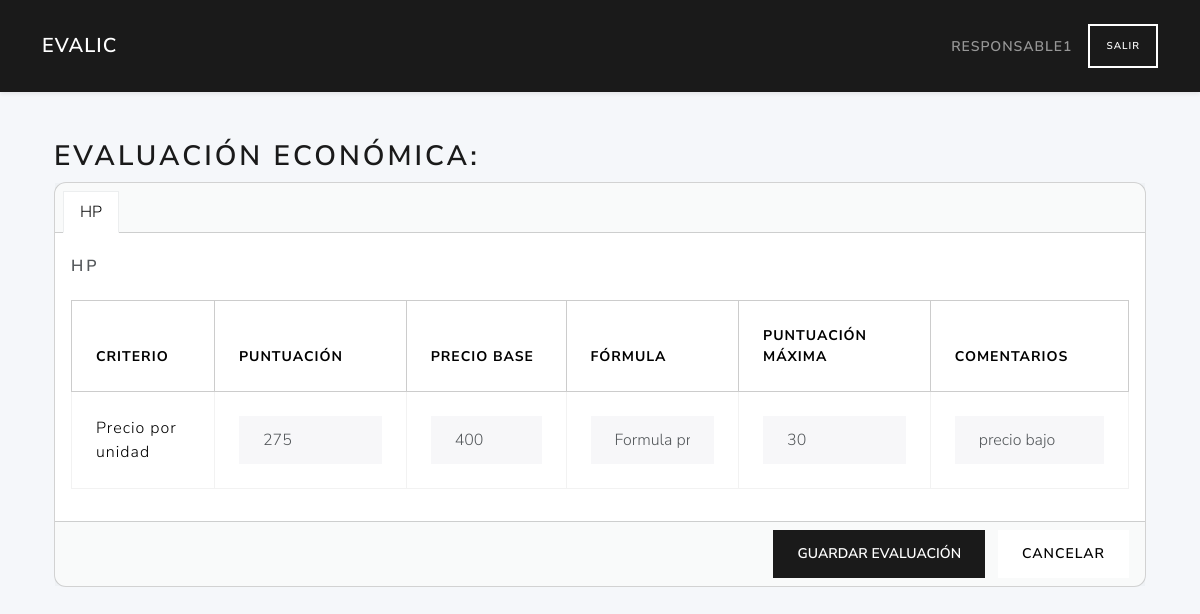
Before: /licitaciones/3/evaluar_sobre3 (signed in) with the older database file.
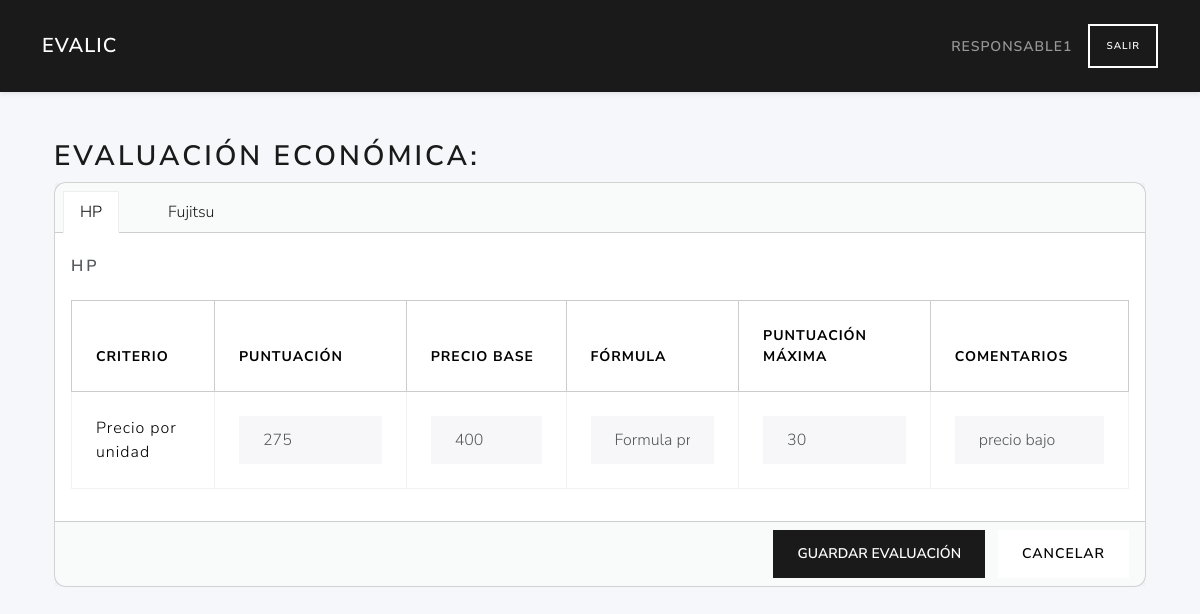
After: the same page with the newer database file.
### tables this page shows
CREATE TABLE ofertas (
        fechapresentacion TEXT NOT NULL,
        admitidasobre1 INTEGER,             
        licitacion_id INTEGER NOT NULL,
        licitante_id INTEGER NOT NULL,
        PRIMARY KEY (licitacion_id,licitante_id)                                       
        FOREIGN KEY (licitacion_id) REFERENCES licitaciones(id)
        FOREIGN KEY (licitante_id) REFERENCES licitantes(id)                                                           
    );

CREATE TABLE licitantes (
        id  INTEGER PRIMARY KEY AUTOINCREMENT,
        nombreempresa TEXT NOT NULL,
        cif text NOT NULL,
        direccion text,
        ciudad text,
        provincia text,
        telefono text,
        email text                                                                                                                            
    );

CREATE TABLE criterios (
        id  INTEGER PRIMARY KEY AUTOINCREMENT,
        NombreCriterio TEXT NOT NULL,
        descripcion TEXT,
        peso INTEGER,
        PrecioBase INTEGER,
        PuntuacionMaxima INTEGER,                          
        tipocriterio_id INTEGER NOT NULL,
        licitacion_id INTEGER NOT NULL,
        formula_id INTEGER,                          
        FOREIGN KEY (tipocriterio_id) REFERENCES tipo_criterios(id)
        FOREIGN KEY (licitacion_id) REFERENCES licitaciones(id)
        FOREIGN KEY (formula_id) REFERENCES formulas(id)                                                             
    );

CREATE TABLE evaluaciones (
        puntuacion INTEGER,                         
        comentarios TEXT,
        fechaevaluacion TEXT ,
        licitacion_id INTEGER NOT NULL,             
        usuario_id INTEGER NOT NULL,
        licitante_id INTEGER NOT NULL,
        criterio_id INTEGER,             
        PRIMARY KEY (licitacion_id, usuario_id, licitante_id, criterio_id)
        FOREIGN KEY (licitacion_id) REFERENCES licitaciones(id)                                       
        FOREIGN KEY (usuario_id) REFERENCES users(id)
        FOREIGN KEY (licitante_id) REFERENCES licitantes(id)
        FOREIGN KEY (criterio_id) REFERENCES criterio(id)                                                                          
    );

CREATE TABLE formulas (
        id INTEGER PRIMARY KEY AUTOINCREMENT,
        NombreFormula NOT NULL UNIQUE                                                              
    );

### routes/licitaciones_routes.py (the view, shortened to what this page needs)
@licitaciones_bp.route('/<int:licitacion_id>/evaluar_sobre3', methods=('GET', 'POST'))
def evaluar_sobre3(licitacion_id):
    if 'user_id' not in session or session.get('role_id') != 2:
        return redirect(url_for('auth.login'))
    usuario_id = session['user_id']
    db = get_db(current_app)
    formulas_list = get_formulas(current_app)
    formulas_map = { f['id']: f['NombreFormula'] for f in formulas_list }
    lic = get_licitacion_logic(db, licitacion_id)
    raw_ofertas = list_ofertas_admitidas_logic(current_app, licitacion_id)
    criterios = listar_economicos(current_app, licitacion_id)
    evaluaciones = obtener_evaluaciones(current_app, licitacion_id, usuario_id)
    eval_map = {
        (e['licitante_id'], e['criterio_id']): e
        for e in evaluaciones
    }
    ofertas = []
    for of in raw_ofertas:
        oferta_dict = dict(of)  # convierte Row a dict
        lista_criterios = []
        for c in criterios:
            key = (of['licitante_id'], c['id'])
            e = eval_map.get(key)
            puntuacion_existente = e['puntuacion'] if e else ''
            comentarios_existente = e['comentarios'] if e else ''
            formula_id_criterio = c['formula_id']
            nombre_f = formulas_map.get(formula_id_criterio, '–')
            lista_criterios.append({
                'id': c['id'],
                'nombre': c['NombreCriterio'],
                'puntuacion': puntuacion_existente,
                'preciobase': c['preciobase'],
                'formula_id': formula_id_criterio,
                'nombre_formula': nombre_f,
                'puntuacion_maxima': c['puntuacionmaxima'],
                'comentarios': comentarios_existente
            })
        oferta_dict['criterios_evaluacion'] = lista_criterios
        ofertas.append(oferta_dict)
    return render_template(
        'licitaciones/evaluar_sobre3.html',
        lic=lic,
        ofertas=ofertas
    )

### app.py (called while the page is built)
def create_app():
    app = Flask(__name__)
    app.permanent_session_lifetime = timedelta(hours=1)  # Sesión permanente por 1 hora
    app.config.from_object(Config)
    @app.context_processor
    def utility_processor():
        from flask import request, url_for
        def url_for_other_page(page):
            args = request.args.copy()
            args['page'] = page
            return url_for('licitaciones.index', **args)
        return dict(url_for_other_page=url_for_other_page)
    app.teardown_appcontext(close_connection)
    with app.app_context():
        init_db(app)
    app.register_blueprint(auth_bp)
    app.register_blueprint(user_bp)
    app.register_blueprint(licitaciones_bp)
    app.register_blueprint(ofertas_bp)
    app.register_blueprint(licitantes_bp)
    app.register_blueprint(evaluador_bp)
    app.register_blueprint(criterios_bp)
    return app

### models/criterios_data.py (called while the page is built)
def fetch_criterios_economicos(db, licitacion_id):
    sql = """
        SELECT *
        FROM criterios
        WHERE licitacion_id = ? AND tipocriterio_id = 3
    """
    return db.execute(sql, (licitacion_id,)).fetchall()

### services/licitacion_service.py (called while the page is built)
def get_licitacion(db, lic_id):
    return data_get(db, lic_id)

### templates/licitaciones/evaluar_sobre3.html (shortened to what the changed rows need)
{% extends 'base.html' %}
{% block content %}
<div class="container mt-4">
  <h2>Evaluación Económica: {{ lic.NombreLicitacion }}</h2>
  <form method="post">
    <div class="card mb-4">
      <div class="card-header">
        <ul class="nav nav-tabs card-header-tabs" role="tablist">
          {% for oferta in ofertas %}
            <li class="nav-item" role="presentation">
              <button
                class="nav-link {% if loop.first %}active{% endif %}"
                id="tab-empresa-{{ oferta.licitante_id }}"
                data-bs-toggle="tab"
                data-bs-target="#empresa-{{ oferta.licitante_id }}"
                type="button"
                role="tab"
                aria-controls="empresa-{{ oferta.licitante_id }}"
                aria-selected="{% if loop.first %}true{% else %}false{% endif %}"
              >
                {{ oferta.nombreempresa }}
              </button>
            </li>
          {% endfor %}
        </ul>
      </div>
      <div class="card-body">
        <div class="tab-content">
          {% for oferta in ofertas %}
            <div
              class="tab-pane fade {% if loop.first %}show active{% endif %}"
              id="empresa-{{ oferta.licitante_id }}"
              role="tabpanel"
              aria-labelledby="tab-empresa-{{ oferta.licitante_id }}"
            >
              <h5 class="card-title mt-2">{{ oferta.nombreempresa }}</h5>
              <div class="table-responsive">
                <table class="table table-bordered mt-3">
                  <thead class="table-light">
                    <tr>
                      <th>Criterio</th>
                      <th>Puntuación</th>
                      <th>Precio Base</th>
                      <th>Fórmula</th>
                      <th>Puntuación Máxima</th>
                      <th>Comentarios</th>
                    </tr>
                  </thead>
                  <tbody>
                    {% for ev in oferta.criterios_evaluacion %}
                      <tr>
                        <td class="align-middle">{{ ev.nombre }}</td>
                        <td>
                          <input
                            type="number"
                            name="puntuacion_{{ oferta.licitante_id }}_{{ ev.id }}"
                            class="form-control"
                            min="0"
                            step="0.01"
                            value="{{ ev.puntuacion }}"
                            required
                          >
                        </td>
                        <td>
                          <input
                            type="number"
                            class="form-control"
                            value="{{ ev.preciobase }}"
                            readonly
                          >
                        </td>
                        <td>
                          <input
                            type="text"
                            class="form-control"
                            value="{{ ev.nombre_formula }}"
                            readonly
                          >
                        </td>
                        <td>
                          <input
                            type="number"
                            class="form-control"
                            value="{{ ev.puntuacion_maxima }}"
                            readonly
                          >
                        </td>
                        <td>
                          <input
                            type="text"
                            name="comentarios_{{ oferta.licitante_id }}_{{ ev.id }}"
                            class="form-control"
                            value="{{ ev.comentarios }}"
                          >
                        </td>
                      </tr>
                    {% endfor %}
                  </tbody>
                </table>
              </div>
            </div>
          {% endfor %}
        </div>
      </div>
    </div>
  </form>
</div>
{% endblock %}

Changed rows visible on the page:
now on this page (row edited): ofertas: nombreempresa "Fujitsu", shown under "EVALUACIÓN ECONÓMICA:"
